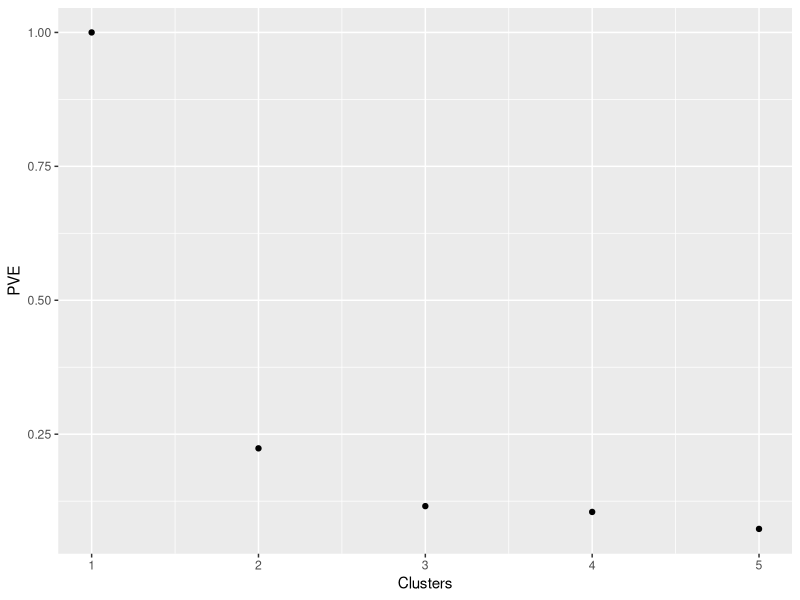

The R script that drew this image:
## ---- chunk 1
knitr::opts_chunk$set(echo = TRUE)
## ---- chunk 2
library(tidyverse)
library(ggplot2)
data("iris")

Dat <- iris %>% select(-Species)
head(Dat)

Albuen <- c()
for (i in 1:5) {
  tmp <- kmeans(Dat, i)
  Albuen[i] <- tmp$tot.withinss/tmp$totss
}
Albue_Plot <- tibble(PVE = Albuen, Clusters = seq_along(PVE))

ggplot(data = Albue_Plot, mapping = aes(x = Clusters, y = PVE)) +
  geom_point()

#From the elbow method, we would most likely be satisfied with 2 clusters, when
#in reality, 3 clusters are present in the data. It is arguable that 3 clusters
#should be chosen according to the plot, but that is up to the individual. 

